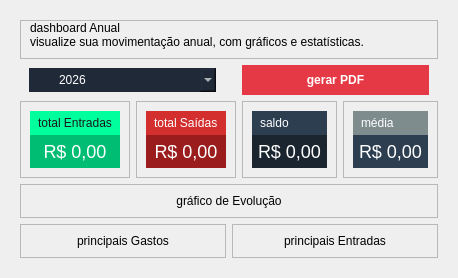
        <widget class="QWidget" name="pageAnual">
         <layout class="QVBoxLayout" name="verticalLayout_18" stretch="0,2,2,8,8">
          <property name="leftMargin">
           <number>20</number>
          </property>
          <property name="topMargin">
           <number>20</number>
          </property>
          <property name="rightMargin">
           <number>20</number>
          </property>
          <property name="bottomMargin">
           <number>20</number>
          </property>
          <item>
           <widget class="QFrame" name="frameHead">
            <property name="frameShape">
             <enum>QFrame::Shape::StyledPanel</enum>
            </property>
            <property name="frameShadow">
             <enum>QFrame::Shadow::Raised</enum>
            </property>
            <layout class="QVBoxLayout" name="verticalLayout_17">
             <property name="spacing">
              <number>0</number>
             </property>
             <property name="topMargin">
              <number>0</number>
             </property>
             <item>
              <widget class="QLabel" name="tit_dashanual">
               <property name="styleSheet">
                <string notr="true">font: 600 28pt &quot;Montserrat&quot;;</string>
               </property>
               <property name="text">
                <string>dashboard Anual</string>
               </property>
              </widget>
             </item>
             <item>
              <widget class="QLabel" name="subtit_dashanual">
               <property name="styleSheet">
                <string notr="true">font: 500 10pt &quot;Montserrat&quot;;</string>
               </property>
               <property name="text">
                <string>visualize sua movimentação anual, com gráficos e estatísticas.</string>
               </property>
              </widget>
             </item>
            </layout>
           </widget>
          </item>
          <item>
           <layout class="QHBoxLayout" name="frameAnual">
            <property name="leftMargin">
             <number>9</number>
            </property>
            <property name="rightMargin">
             <number>9</number>
            </property>
            <item>
             <widget class="QComboBox" name="seletor_ano_anual">
              <property name="styleSheet">
               <string notr="true">QComboBox {
    background-color: #1f2937; /* Um tom mais escuro que o de cima */
    color: white;
    border: none;
    padding: 4px;
	padding-left: 30px;
	font: 600 17pt &quot;Montserrat&quot;;
}
</string>
              </property>
              <item>
               <property name="text">
                <string>2026</string>
               </property>
              </item>
             </widget>
            </item>
            <item>
             <spacer name="horizontalSpacer_3">
              <property name="orientation">
               <enum>Qt::Orientation::Horizontal</enum>
              </property>
              <property name="sizeType">
               <enum>QSizePolicy::Policy::Maximum</enum>
              </property>
              <property name="sizeHint" stdset="0">
               <size>
                <width>20</width>
                <height>20</height>
               </size>
              </property>
             </spacer>
            </item>
            <item>
             <widget class="QPushButton" name="gerar_pdf_anual">
              <property name="cursor">
               <cursorShape>PointingHandCursor</cursorShape>
              </property>
              <property name="styleSheet">
               <string notr="true">/* Use o # para apontar exatamente para o nome do objeto */
QPushButton#gerar_pdf_anual {
    background-color: #e63946; /* Vermelho Ramos */
    color: white;
	font: 800 14pt &quot;Montserrat&quot;;
    font-weight: bold;
    border-radius: 0px;
padding:8px;
}

QPushButton#gerar_pdf_anual:hover {
    background-color: #c1272d; /* Vermelho mais escuro ao passar o mouse */
}</string>
              </property>
              <property name="text">
               <string>gerar PDF</string>
              </property>
             </widget>
            </item>
           </layout>
          </item>
          <item>
           <layout class="QHBoxLayout" name="frameCardsAnual">
            <item>
             <widget class="QFrame" name="entradas">
              <property name="frameShape">
               <enum>QFrame::Shape::StyledPanel</enum>
              </property>
              <property name="frameShadow">
               <enum>QFrame::Shadow::Raised</enum>
              </property>
              <layout class="QVBoxLayout" name="verticalLayout_19">
               <property name="spacing">
                <number>0</number>
               </property>
               <item>
                <widget class="QLabel" name="tit_totalentradas_anual">
                 <property name="maximumSize">
                  <size>
                   <width>16777215</width>
                   <height>40</height>
                  </size>
                 </property>
                 <property name="styleSheet">
                  <string notr="true">background-color: #00FF9D; 
color: #1A1A1A; 
font: 700 14pt &quot;Montserrat&quot;;
padding: 5px;</string>
                 </property>
                 <property name="text">
                  <string>total Entradas</string>
                 </property>
                </widget>
               </item>
               <item>
                <widget class="QLabel" name="valor_totalentradas_anual">
                 <property name="minimumSize">
                  <size>
                   <width>0</width>
                   <height>0</height>
                  </size>
                 </property>
                 <property name="maximumSize">
                  <size>
                   <width>16777215</width>
                   <height>100</height>
                  </size>
                 </property>
                 <property name="styleSheet">
                  <string notr="true">background-color: #00BD74; 
color: white; 
font-size: 18px; 
font: 800 18pt &quot;Montserrat&quot;;
padding: 6px;</string>
                 </property>
                 <property name="text">
                  <string>R$ 0,00</string>
                 </property>
                 <property name="alignment">
                  <set>Qt::AlignmentFlag::AlignCenter</set>
                 </property>
                </widget>
               </item>
              </layout>
             </widget>
            </item>
            <item>
             <widget class="QFrame" name="saidas">
              <property name="frameShape">
               <enum>QFrame::Shape::StyledPanel</enum>
              </property>
              <property name="frameShadow">
               <enum>QFrame::Shadow::Raised</enum>
              </property>
              <layout class="QVBoxLayout" name="verticalLayout_20">
               <property name="spacing">
                <number>0</number>
               </property>
               <item>
                <widget class="QLabel" name="tit_totalsaidas_anual">
                 <property name="maximumSize">
                  <size>
                   <width>16777215</width>
                   <height>40</height>
                  </size>
                 </property>
                 <property name="styleSheet">
                  <string notr="true">
background-color: #D32F2F;
color: white; 
font: 700 14pt &quot;Montserrat&quot;;
padding: 5px;</string>
                 </property>
                 <property name="text">
                  <string>total Saídas</string>
                 </property>
                </widget>
               </item>
               <item>
                <widget class="QLabel" name="valor_totalsaidas_anual">
                 <property name="minimumSize">
                  <size>
                   <width>0</width>
                   <height>0</height>
                  </size>
                 </property>
                 <property name="maximumSize">
                  <size>
                   <width>16777215</width>
                   <height>100</height>
                  </size>
                 </property>
                 <property name="styleSheet">
                  <string notr="true">
background-color: #9B1C1C;
color: white; 
font-size: 18px; 
font: 800 18pt &quot;Montserrat&quot;;
padding: 6px;</string>
                 </property>
                 <property name="text">
                  <string>R$ 0,00</string>
                 </property>
                 <property name="alignment">
                  <set>Qt::AlignmentFlag::AlignCenter</set>
                 </property>
                </widget>
               </item>
              </layout>
             </widget>
            </item>
            <item>
             <widget class="QFrame" name="saldo">
              <property name="frameShape">
               <enum>QFrame::Shape::StyledPanel</enum>
              </property>
              <property name="frameShadow">
               <enum>QFrame::Shadow::Raised</enum>
              </property>
              <layout class="QVBoxLayout" name="verticalLayout_21">
               <property name="spacing">
                <number>0</number>
               </property>
               <item>
                <widget class="QLabel" name="tit_saldo_anual">
                 <property name="maximumSize">
                  <size>
                   <width>16777215</width>
                   <height>40</height>
                  </size>
                 </property>
                 <property name="styleSheet">
                  <string notr="true">background-color:  #2c3e50;
color: white;
font: 700 14pt &quot;Montserrat&quot;;
padding: 5px;

</string>
                 </property>
                 <property name="text">
                  <string>saldo</string>
                 </property>
                </widget>
               </item>
               <item>
                <widget class="QLabel" name="valor_saldo_anual">
                 <property name="minimumSize">
                  <size>
                   <width>0</width>
                   <height>0</height>
                  </size>
                 </property>
                 <property name="maximumSize">
                  <size>
                   <width>16777215</width>
                   <height>100</height>
                  </size>
                 </property>
                 <property name="styleSheet">
                  <string notr="true">
background-color: #1a252f;
color: white; 
font-size: 18px; 
font: 800 18pt &quot;Montserrat&quot;;
padding: 6px;</string>
                 </property>
                 <property name="text">
                  <string>R$ 0,00</string>
                 </property>
                 <property name="alignment">
                  <set>Qt::AlignmentFlag::AlignCenter</set>
                 </property>
                </widget>
               </item>
              </layout>
             </widget>
            </item>
            <item>
             <widget class="QFrame" name="media">
              <property name="frameShape">
               <enum>QFrame::Shape::StyledPanel</enum>
              </property>
              <property name="frameShadow">
               <enum>QFrame::Shadow::Raised</enum>
              </property>
              <layout class="QVBoxLayout" name="verticalLayout_22">
               <property name="spacing">
                <number>0</number>
               </property>
               <item>
                <widget class="QLabel" name="tit_media_anual">
                 <property name="maximumSize">
                  <size>
                   <width>16777215</width>
                   <height>40</height>
                  </size>
                 </property>
                 <property name="styleSheet">
                  <string notr="true">background-color:  #7f8c8d;
color: white;
font: 700 14pt &quot;Montserrat&quot;;
padding: 5px;</string>
                 </property>
                 <property name="text">
                  <string>média</string>
                 </property>
                </widget>
               </item>
               <item>
                <widget class="QLabel" name="valor_media_anual">
                 <property name="minimumSize">
                  <size>
                   <width>0</width>
                   <height>0</height>
                  </size>
                 </property>
                 <property name="maximumSize">
                  <size>
                   <width>16777215</width>
                   <height>100</height>
                  </size>
                 </property>
                 <property name="styleSheet">
                  <string notr="true">
background-color: #2c3e50;
color: white; 
font-size: 18px; 
font: 800 18pt &quot;Montserrat&quot;;
padding: 6px;</string>
                 </property>
                 <property name="text">
                  <string>R$ 0,00</string>
                 </property>
                 <property name="alignment">
                  <set>Qt::AlignmentFlag::AlignCenter</set>
                 </property>
                </widget>
               </item>
              </layout>
             </widget>
            </item>
           </layout>
          </item>
          <item>
           <layout class="QVBoxLayout" name="frameGrafEvo">
            <item>
             <widget class="QFrame" name="graficoevo">
              <property name="frameShape">
               <enum>QFrame::Shape::StyledPanel</enum>
              </property>
              <property name="frameShadow">
               <enum>QFrame::Shadow::Raised</enum>
              </property>
              <layout class="QVBoxLayout" name="verticalLayout_23">
               <item>
                <widget class="QLabel" name="tit_graficoevo_anual">
                 <property name="text">
                  <string>gráfico de Evolução</string>
                 </property>
                 <property name="alignment">
                  <set>Qt::AlignmentFlag::AlignHCenter|Qt::AlignmentFlag::AlignTop</set>
                 </property>
                </widget>
               </item>
              </layout>
             </widget>
            </item>
           </layout>
          </item>
          <item>
           <layout class="QHBoxLayout" name="frameGrafEntSai">
            <item>
             <widget class="QFrame" name="graf_principais_gastos_anual">
              <property name="frameShape">
               <enum>QFrame::Shape::StyledPanel</enum>
              </property>
              <property name="frameShadow">
               <enum>QFrame::Shadow::Raised</enum>
              </property>
              <layout class="QVBoxLayout" name="verticalLayout_24">
               <item>
                <widget class="QLabel" name="tit_principaisgastos_anual">
                 <property name="text">
                  <string>principais Gastos</string>
                 </property>
                 <property name="alignment">
                  <set>Qt::AlignmentFlag::AlignHCenter|Qt::AlignmentFlag::AlignTop</set>
                 </property>
                </widget>
               </item>
              </layout>
             </widget>
            </item>
            <item>
             <widget class="QFrame" name="graf_principais_entradas_anual">
              <property name="frameShape">
               <enum>QFrame::Shape::StyledPanel</enum>
              </property>
              <property name="frameShadow">
               <enum>QFrame::Shadow::Raised</enum>
              </property>
              <layout class="QVBoxLayout" name="verticalLayout_25">
               <item>
                <widget class="QLabel" name="tit_principaisentradas_anual">
                 <property name="text">
                  <string>principais Entradas</string>
                 </property>
                 <property name="alignment">
                  <set>Qt::AlignmentFlag::AlignHCenter|Qt::AlignmentFlag::AlignTop</set>
                 </property>
                </widget>
               </item>
              </layout>
             </widget>
            </item>
           </layout>
          </item>
         </layout>
        </widget>
